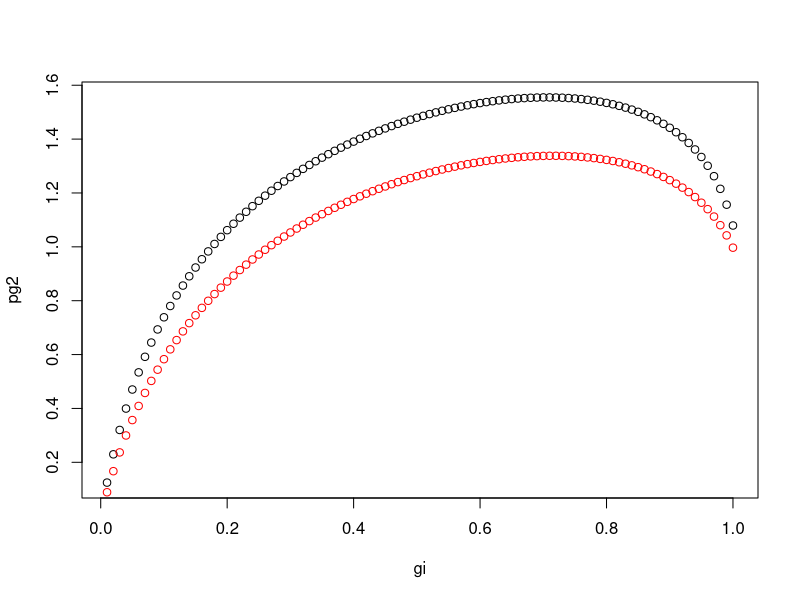

Source code (R): (Note: this script raises an error after producing the figure.)
P = c(0.3,0.7) #Environment
X = c(0.5,0.5) #Uniform
X2 = P #Proportionate
R = c(30, 15) #Reproduction

#Uniform 
e1 = P*log(R)       
ce = P*log(X)  
sum(e1+ce)

#Proportionate 
ce2 = P*log(X2) 
sum(e1+ce2) 
Dkl=sum(P*log(P/X) ) 

#Information section:
pec = matrix( c(0.98,0.02,0.03,0.97),2,2) #Conditional probs of E                                                                                          
xec=pec     #Conditional probs of pop
#Make a joint distribution table so that both sets of marginals = P
jec = matrix(c(0.294, 0.006, 0.021, 0.679),2,2) 
rec = matrix(c(30,15), 2,2) #Reproduction as a table
cc=matrix(colSums(jec),2,2, byrow=T)  #The cue as a matrix

#Calculate this two different ways. From full equation: 
s1 = (pec*log(xec*rec))  
rho1 = sum(colSums(jec)*rowSums(s1) ) 

#From fitness and info components. Note Dkl = 0 because xec = pec
f1 = sum(rowSums(jec)*log(rec[,1]) )
HEC = -sum(jec*(log(jec/cc))) #Conditional entropy
HCC = -sum(cc*pec*(log(xec))) #Conditional cross entropy
rho2 = f1-HEC

#Written out!
cc[1,1]*pec[1,1]*log(xec[1,1]*30) + cc[2,1]*pec[2,1]*log(xec[2,1]*15)+
cc[1,2]*pec[1,2]*log(xec[1,2]*30) + cc[2,2]*pec[2,2]*log(xec[2,2]*15)

#####Subfair and bet hedging
P = c(0.7,0.3) #Environment
X = c(0.5,0.5) #Uniform
X2 = P #Proportionate
R = c(30,0.1) #Reproduction

gi = seq(0.01,1,0.01)
si = 1

Xbig = matrix(X, length(gi),2)
X2big = matrix(X2, length(gi),2,byrow=T)
Rbig = matrix(R, length(gi),2,byrow=T)
Pbig =matrix(P,length(gi), length(P),byrow=T)

pg1=Pbig*log((1-gi)*si + gi*Xbig*Rbig)
pg2=Pbig*log((1-gi)*si + gi*X2big*Rbig)

#This will show the optimal germination value: 
pg1 = rowSums(pg1) 
pg2 = rowSums(pg2) 

plot(gi,pg2 )
points(gi,pg1,col="red")

gi_opt1 = gi[which(pg1 == max(pg1)) ] 
gi_opt2 = gi[which(pg2 == max(pg2)) ] 

gst = 1-(get_single_opt_KKT( fr=as.matrix(R), ep=as.matrix(P), nspp=1, sr = 1)) #Optimal 


#Uniform 
esub1 = P*log((1-gi_opt1)/X+R)       
cesub = P*log(X)  
sum(esub1+cesub)

#Proportionate 
cesub2 = P*log(X2) 
sum(esub1+cesub2) 
Dkl=sum(P*log(P/X) ) 
 



#####Subfair and bet hedging with arbitrary number of 
#####environmental states.
num_states = 10 #Environmental bins or states
nspp = 1
env_states = rbinom(ngens,num_states, 0.4)
env_states = hist(env_states,0:(num_states))$counts + 1e-4
env_states = env_states/sum(env_states)

env = sample(x=(0:(num_states-1)), size=ngens, prob =env_states, replace=T)
#env = make_simple_env(env_states,ngens)
env_prob = prop.table(table(factor(env, levels = 0:(num_states-1))))

P = c(env_prob) #Environment
X = c( matrix( (1/num_states),num_states,1)) #Uniform
X2 = P #Proportionate

#Reproduction
fs_cor = 0.999 
#With method = "constant", this is just a constant value per state. 
#With method = "variable," matches based on fs_cor
#fm_method = "constant"
fm_method = "variable"
fm = matrix(num_states*8,nspp,1) # When this is a constant = num_states, fair odds
#fm = matrix(10,nspp,1) # When this is a constant = num_states, fair odds
fs = matrix(0,num_states,nspp)
for (s in 1:nspp) { fs[,s] = get_species_fit(probs=env_prob, fcor = fs_cor, fm=fm[s], 
	method=fm_method )}
hist(fs) #Show fitness distribution 

mstates=floor(num_states/2)
R = c(get_species_fit_pois(mstates, num_states, nspp,fm ))

gi = seq(0.01,1,0.01)
#gi = 0.1
si = 1
Pbig =matrix(P,length(gi), length(P),byrow=T)

pg1=Pbig*log((1-gi)*si + kronecker(gi, t(X*R)))
pg2=Pbig*log((1-gi)*si + kronecker(gi, t(c(X2)*R)))
pg1 = rowSums(pg1) 
pg2 = rowSums(pg2) 

plot(gi,pg2 )
points(gi,pg1,col="red")

gi_opt1 = gi[which(pg1 == max(pg1)) ] 
gi_opt2 = gi[which(pg2 == max(pg2)) ] 